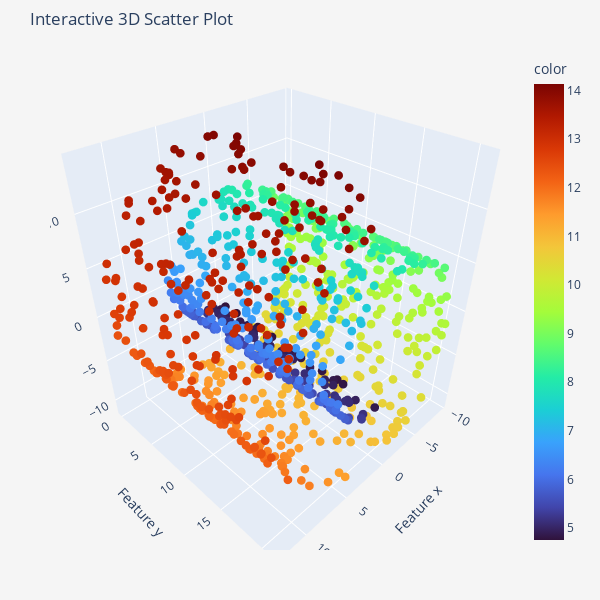

The notebook cell saved with this chart:
### Code cell
import plotly as ply
import plotly.express as px
import plotly.io as pio
# The following may preserve the chart on saving
# pio.renderers.default = 'jupyterlab' # or 'notebook'

# Create an interactive 3D scatter plot, of the first two columns
fig = px.scatter_3d(x=X_raw[:, 0], y=X_raw[:, 1], z=X_raw[:, 2], 
                    title='Interactive 3D Scatter Plot',
                    labels={'x': 'Feature x', 
                            'y': 'Feature y', 
                            'z': 'Feature z'},
                    color=y_raw, 
                    color_continuous_scale = ply.colors.sequential.Turbo)
mrg = dict(l = 50, r = 50, b = 50, t = 50, pad = 10)
fig.update_traces(marker=dict(size=3, symbol='circle'))
fig.update_layout(width=600, height=600, margin = mrg, paper_bgcolor = 'whitesmoke')
fig.show()

### Figure 1 — Plotly figure (JSON) as saved in the notebook; plotly's stock layout.template omitted (floating-point values rounded to 4 significant figures; data arrays with more than 128 entries replaced by an {"elided": "..."} marker saying what was removed)
{"data": [{"hovertemplate": "Feature x=%{x}<br>Feature y=%{y}<br>Feature z=%{z}<br>color=%{marker.color}<extra></extra>", "legendgroup": "", "marker": {"color": {"elided": "1000 float values"}, "coloraxis": "coloraxis", "size": 3, "symbol": "circle"}, "mode": "markers", "name": "", "scene": "scene", "showlegend": false, "type": "scatter3d", "x": {"elided": "1000 float values"}, "y": {"elided": "1000 float values"}, "z": {"elided": "1000 float values"}}], "layout": {"coloraxis": {"colorbar": {"title": {"text": "color"}}, "colorscale": [[0, "#30123b"], [0.07143, "#4145ab"], [0.1429, "#4675ed"], [0.2143, "#39a2fc"], [0.2857, "#1bcfd4"], [0.3571, "#24eca6"], [0.4286, "#61fc6c"], [0.5, "#a4fc3b"], [0.5714, "#d1e834"], [0.6429, "#f3c63a"], [0.7143, "#fe9b2d"], [0.7857, "#f36315"], [0.8571, "#d93806"], [0.9286, "#b11901"], [1, "#7a0402"]]}, "height": 600, "legend": {"tracegroupgap": 0}, "margin": {"b": 50, "l": 50, "pad": 10, "r": 50, "t": 50}, "paper_bgcolor": "whitesmoke", "scene": {"domain": {"x": [0, 1], "y": [0, 1]}, "xaxis": {"title": {"text": "Feature x"}}, "yaxis": {"title": {"text": "Feature y"}}, "zaxis": {"title": {"text": "Feature z"}}}, "title": {"text": "Interactive 3D Scatter Plot"}, "width": 600}}
